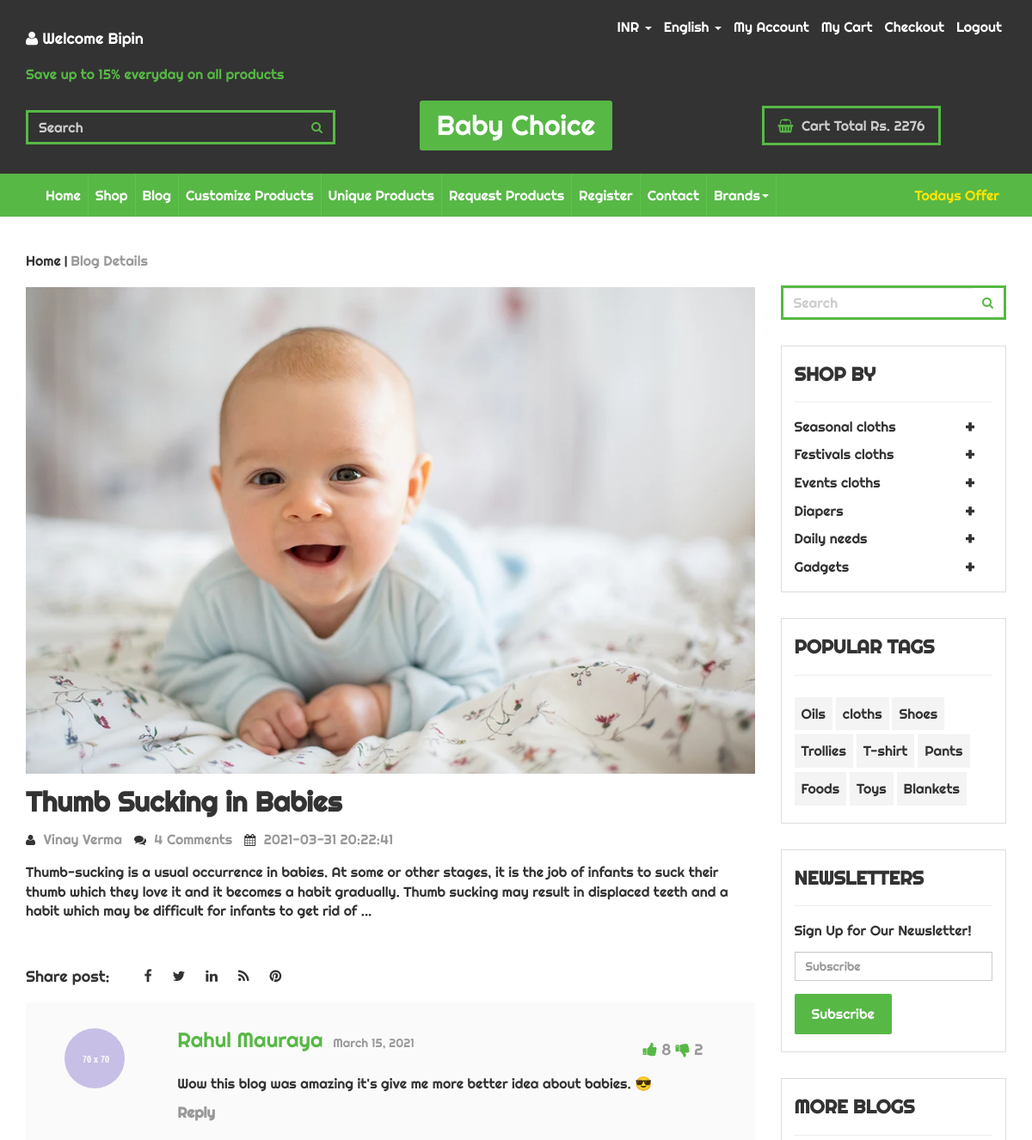
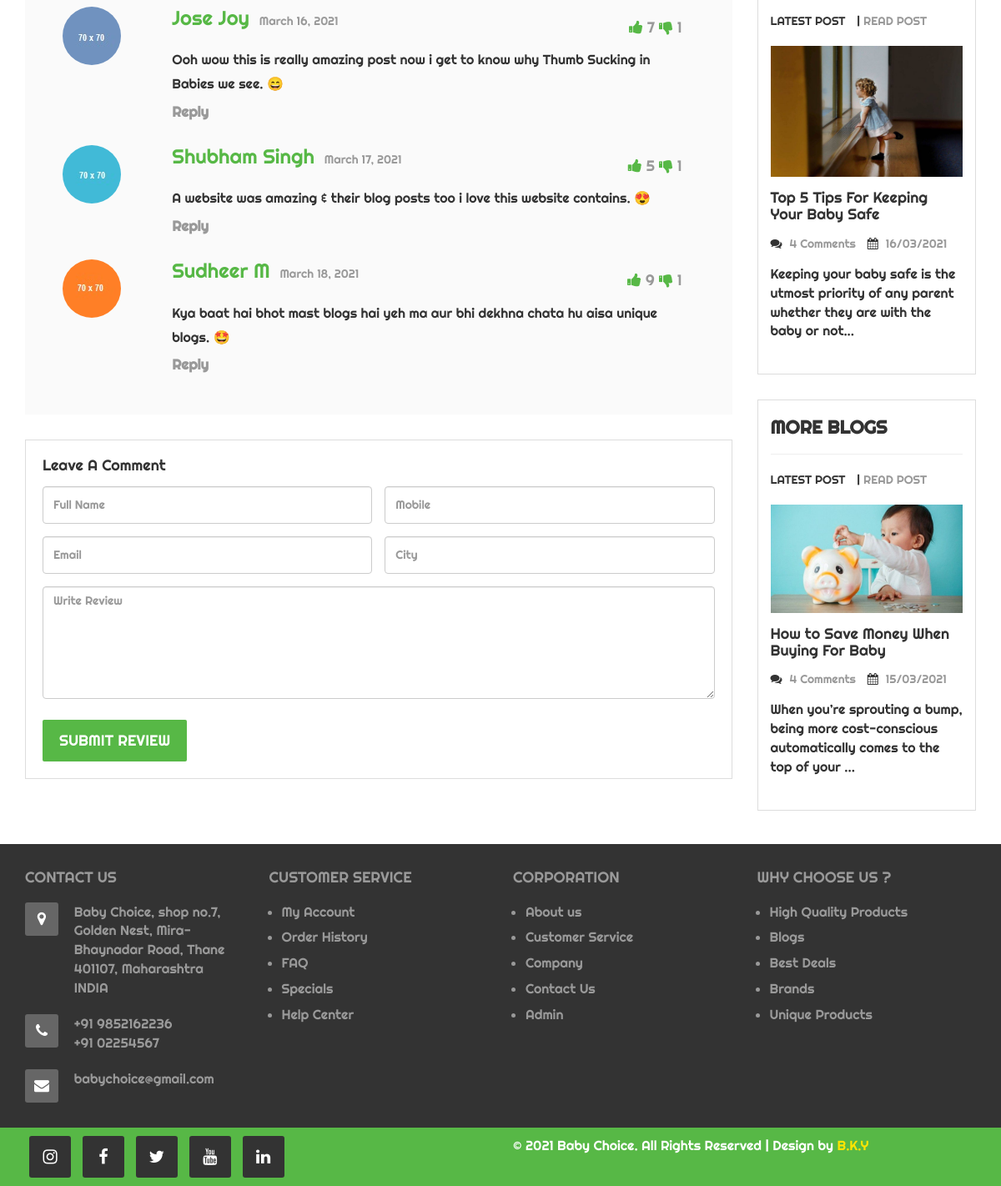
Page /blog_detail.php?blog=1 (signed in) on the committed database (2 pictures, top to bottom).
### tables this page shows
CREATE TABLE `blogs` (
  `blog_id` int(7) NOT NULL,
  `blog_title` varchar(255) NOT NULL,
  `blog_description` text NOT NULL,
  `blog_author` varchar(255) NOT NULL,
  `blog_image` varchar(255) NOT NULL,
  `blog_time` datetime NOT NULL DEFAULT current_timestamp(),
  `blog_date` datetime NOT NULL DEFAULT current_timestamp()
);

### blog_detail.php (the view, shortened to what this page needs)
<?php
include 'db_connection.php';
include 'header.php';
?>
<!DOCTYPE html>
<html lang="en">
<head>
  <link href="css/bootstrap.min.css" rel="stylesheet">
  <link href="css/global.css" rel="stylesheet">
  <link href="css/blog_detail.css" rel="stylesheet">
  <link rel="stylesheet" type="text/css" href="css/font-awesome.min.css" />
</head>
<body>
  <section id="center" class="clearfix center_product">
    <div class="container">
      <div class="row">
        <div class="center_p1 clearfix">
          <div class="col-sm-9">
            <div class="center_p1i clearfix">
              <ul class="mgt">
                <li><a href="index.php">Home</a></li> |
                <li class="col_2">Blog Details</li>
              </ul>
              <?php
							$blogid = $_GET['blog'];
							$sql = "SELECT * FROM `blogs` WHERE `blog_id` = $blogid";
							$result = mysqli_query($conn, $sql);
							$row = mysqli_fetch_assoc($result);
							$blog_title = $row['blog_title'];
							$blog_description = $row['blog_description'];
							$blog_author = $row['blog_author'];
							$blog_image = $row['blog_image'];
							$blog_date = $row['blog_date'];
							echo '      </div><br>
            <div class="blog_1 mgt clearfix">
              <a href="#"><img src="img/' . $blog_image . '" class="iw" alt="abc"></a>
              <h3><a href="#">' . $blog_title . '</a></h3>
              <ul>
                <li><i class="fa fa-user"></i> ' . $blog_author . '</li>
                <li><i class="fa fa-comments"></i> 4 Comments</li>
                <li><i class="fa fa-calendar"></i> ' . $blog_date . '</li>
              </ul>
              <p>' . $blog_description . '</p>
              <br>
              <br>';
							?>
            </div>
            <div class="detail_1 clearfix">
              <h5>Share post:</h5>
              <ul>
                <li><a href="#"><i class="fa fa-facebook"></i></a></li>
                <li><a href="#"><i class="fa fa-twitter"></i></a></li>
                <li><a href="#"><i class="fa fa-linkedin"></i></a></li>
                <li><a href="#"><i class="fa fa-rss"></i></a></li>
                <li><a href="#"><i class="fa fa-pinterest"></i></a></li>
              </ul>
            </div>
            <div class="article_page_left_inner_5 clearfix">
              <div class="article_page_left_inner_5_inner clearfix">
                <div class="col-sm-2">
                  <div class="article_page_left_inner_5_inner_left">
                    <img class="img-circle" src="img/48.jpg">
                  </div>
                </div>
                <div class="col-sm-10">
                  <div class="article_page_left_inner_5_inner_right">
                    <div class="clearfix">
                      <div class="col-sm-6 space_left">
                        <h6 class="mgt">Rahul Mauraya <span>March 15, 2021</span></h6>
                      </div>
                      <div class="col-sm-6 text-right">
                        <h5>
                          <i class="fa fa-thumbs-up"></i>
                          <span>8</span>
                          <i class="fa fa-thumbs-down"></i>
                          <span>2</span>
                        </h5>
                      </div>
                    </div>
                    <p>
                      Wow this blog was amazing it's give me more better idea about babies. 😎 </p>
                    <h3><a href="#">Reply</a></h3>
                  </div>
                </div>
              </div>
              <div class="article_page_left_inner_5_inner clearfix">
                <div class="col-sm-2">
                  <div class="article_page_left_inner_5_inner_left">
                    <img class="img-circle" src="img/49.jpg">
                  </div>
                </div>
                <div class="col-sm-10">
                  <div class="article_page_left_inner_5_inner_right">
                    <div class="clearfix">
                      <div class="col-sm-6 space_left">
                        <h6 class="mgt">Jose Joy <span>March 16, 2021</span></h6>
                      </div>
                      <div class="col-sm-6 text-right">
                        <h5>
                          <i class="fa fa-thumbs-up"></i>
                          <span>7</span>
                          <i class="fa fa-thumbs-down"></i>
                          <span>1</span>
                        </h5>
                      </div>
                    </div>
                    <p>
                      Ooh wow this is really amazing post now i get to know why Thumb Sucking in Babies we see. 😄 </p>
                    <h3><a href="#">Reply</a></h3>
                  </div>
                </div>
              </div>
              <div class="article_page_left_inner_5_inner clearfix">
                <div class="col-sm-2">
                  <div class="article_page_left_inner_5_inner_left">
                    <img class="img-circle" src="img/50.jpg">
                  </div>
                </div>
                <div class="col-sm-10">
                  <div class="article_page_left_inner_5_inner_right">
                    <div class="clearfix">
                      <div class="col-sm-6 space_left">
                        <h6 class="mgt">Shubham Singh <span>March 17, 2021</span></h6>
                      </div>
                      <div class="col-sm-6 text-right">
                        <h5>
                          <i class="fa fa-thumbs-up"></i>
                          <span>5</span>
                          <i class="fa fa-thumbs-down"></i>
                          <span>1</span>
                        </h5>
                      </div>
                    </div>
                    <p>
                      A website was amazing & their blog posts too i love this website contains. 😍 </p>
                    <h3><a href="#">Reply</a></h3>
                  </div>
                </div>
              </div>
              <div class="article_page_left_inner_5_inner clearfix">
                <div class="col-sm-2">
                  <div class="article_page_left_inner_5_inner_left">
                    <img class="img-circle" src="img/51.jpg">
                  </div>
                </div>
                <div class="col-sm-10">
                  <div class="article_page_left_inner_5_inner_right">
                    <div class="clearfix">
                      <div class="col-sm-6 space_left">
                        <h6 class="mgt">Sudheer M <span> March 18, 2021</span></h6>
                      </div>
                      <div class="col-sm-6 text-right">
                        <h5>
                          <i class="fa fa-thumbs-up"></i>
                          <span>9</span>
                          <i class="fa fa-thumbs-down"></i>
                          <span>1</span>
                        </h5>
                      </div>
                    </div>
                    <p>
                      Kya baat hai bhot mast blogs hai yeh ma aur bhi dekhna chata hu aisa unique blogs. 🤩 </p>
                    <h3><a href="#">Reply</a></h3>
                  </div>
                </div>
              </div>
            </div>
            <div class="detail_hli3 clearfix">
              <h5 class="mgt">Leave A Comment</h5>
              <div class="detail_hli3i clearfix">
                <div class="col-sm-6 space_left">
                  <input class="form-control" placeholder="Full Name" type="text">
                </div>
                <div class="col-sm-6 space_left">
                  <input class="form-control" placeholder="Mobile" type="text">
                </div>
              </div>
              <div class="detail_hli3i clearfix">
                <div class="col-sm-6 space_left">
                  <input class="form-control" placeholder="Email" type="text">
                </div>
                <div class="col-sm-6 space_left">
                  <input class="form-control" placeholder="City" type="text">
                </div>
              </div>
              <div class="detail_hli3i clearfix">
                <div class="col-sm-12 space_left">
                  <textarea class="form-control form_1" placeholder="Write Review"></textarea>
                </div>
              </div>
              <h5><a class="button" href="#">SUBMIT REVIEW</a></h5>
            </div>
          </div>
          <div class="col-sm-3">
            <div class="top_2l center_3l1o clearfix">
              <div class="input-group">
                <input type="text" class="form-control" placeholder="Search">
                <span class="input-group-btn">
                  <button class="btn btn-primary" type="button">
                    <i class="fa fa-search"></i></button>
                </span>
              </div>
            </div>
            <div class="center_3l1 clearfix">
              <h4 class="mgt">SHOP BY</h4>
              <hr>
              <div class="ziehharmonika">
                <h3 data-prefix="★" class=""><a href="#">Seasonal cloths</a>
                  <div class="collapseIcon">+</div>
                </h3>
                <h3 data-prefix="★"><a href="#">Festivals cloths</a>
                  <div class="collapseIcon">+</div>
                </h3>
                <h3 data-prefix="★" class=""><a href="#">Events cloths</a>
                  <div class="collapseIcon">+</div>
                </h3>
                <h3 data-prefix="★"><a href="#">Diapers</a>
                  <div class="collapseIcon">+</div>
                </h3>
                <h3 data-prefix="★" class=""><a href="#">Daily needs</a>
                  <div class="collapseIcon">+</div>
                </h3>
                <h3 data-prefix="★"><a href="#">Gadgets</a>
                  <div class="collapseIcon">+</div>
                </h3>
              </div>
            </div>
            <div class="center_3l1 clearfix">
              <h4 class="mgt">POPULAR TAGS</h4>
              <hr>
              <div class="center_3l1io clearfix">
                <ul class="mgt">
                  <li><a href="#">Oils</a></li>
                  <li><a href="#">cloths</a></li>
                  <li><a href="#">Shoes</a></li>
                  <li><a href="#">Trollies</a></li>
                  <li><a href="#">T-shirt</a></li>
                  <li><a href="#">Pants</a></li>
                  <li><a href="#">Foods</a></li>
                  <li><a href="#">Toys</a></li>
                  <li><a href="#">Blankets</a></li>
                </ul>
              </div>
            </div>
            <div class="center_3l1 clearfix">
              <h4 class="mgt">NEWSLETTERS</h4>
              <hr>
              <h6>Sign Up for Our Newsletter!</h6>
              <input class="form-control" placeholder="Subscribe" type="text">
              <h6><a class="button mgt" href="#">Subscribe</a></h6>
            </div>
            <div class="blog_right clearfix">
              <h4 class="mgt">MORE BLOGS</h4>
              <hr>
              <div class="center_p1i clearfix">
                <ul class="mgt">
                  <li><a href="blog_detail.php">LATEST POST</a></li> |
                  <li><a class="col_2" href="blog_detail.php">READ POST</a></li>
                </ul>
              </div><br>
              <img src="img/35.jpg" class="iw" alt="abc">
              <h5><a href="blog_detail.php">Top 5 Tips For Keeping Your Baby Safe</a></h5>
              <ul>
                <li><i class="fa fa-comments"></i> 4 Comments</li>
                <li><i class="fa fa-calendar"></i> 16/03/2021</li>
              </ul>
              <p>Keeping your baby safe is the utmost priority of any parent whether they are with the baby or not...
              </p><br>
            </div>
            <div class="blog_right clearfix">
              <h4 class="mgt">MORE BLOGS</h4>
              <hr>
              <div class="center_p1i clearfix">
                <ul class="mgt">
                  <li><a href="blog_detail.php">LATEST POST</a></li> |
                  <li><a class="col_2" href="blog_detail.php">READ POST</a></li>
                </ul>
              </div><br>
              <img src="img/36.jpg" class="iw" alt="abc">
              <h5><a href="blog_detail.php">How to Save Money When Buying For Baby</a></h5>
              <ul>
                <li><i class="fa fa-comments"></i> 4 Comments</li>
                <li><i class="fa fa-calendar"></i> 15/03/2021</li>
              </ul>
              <p>When you’re sprouting a bump, being more cost-conscious automatically comes to the top of your ...</p>
              <br>
            </div>
          </div>
        </div>
      </div>
    </div>
  </section>
</body>
</html>
<?php
include 'footer.php';
?>

### css/global.css (style rules this page uses)
body { font-family: 'Righteous', cursive; }
h1,h2,h3,h4,h5,h6 { padding:0; margin:0; }
ul { padding:0; margin:0; list-style:none; margin-top:15px; }
p { padding:0; margin:0; font-size:16px; margin-top:15px; }
h3 { font-size:32px; margin-top:15px; font-weight:bold; }
h4 { font-size:22px; margin-top:15px; font-weight:bold; }
h5 { font-size:18px; margin-top:15px; }
h6 { font-size:16px; margin-top:15px; }
.space_left { padding-left:0; }
.iw { width:100%; }
.button { background:#57b846; display:inline-block; color:#fff; padding:15px 20px!important; margin-top:10px; border-radius:2px; }
.mgt { margin-top:0!important; }
.col_2 { color:#999; }
.top_2l .form-control { border:none; background:none; font-size:16px; }
.top_2l ::placeholder { color: #ccc; opacity: 1; }
.top_2l .input-group { border:3px solid #57b846; }
.top_2l .btn { border:none; background:none; color: #57b846; font-weight:bold; }

### css/blog_detail.css (style rules this page uses)
.center_product { padding-top:40px; padding-bottom:40px; }
.center_p1i ul li { display:inline-block; }
.center_3l1 { border:1px solid #ddd; padding:20px 15px; margin-top:30px; }
.center_3l1o { margin-top:40px; }
.center_3l1 .form-control { margin-top:15px; border-radius:0; }
.center_3l1io ul li { display:inline-block; margin-top:5px; font-size:16px; }
.center_3l1io ul li a { padding:8px; display:block; background:#f4f4f4; }
.ziehharmonika h3 { cursor: pointer; padding-right: 40px; transition: 0.25s all; position: relative; font-size:16px; font-weight:100; }
.ziehharmonika .collapseIcon { position: absolute; right: 20px; top: 45%; font-size: 24px; font-weight: 300; -ms-transform: translate(0, -50%); transform: translate(0, -50%); }
.blog_1 ul li { display:inline-block; margin-right:10px; color:#999; }
.blog_1 ul li i { margin-right:5px; font-size:14px; color:#333; }
.blog_1 { margin-top:30px; }
.blog_right { border:1px solid #ddd; padding:20px 15px; margin-top:30px; }
.blog_right ul li { display:inline-block; margin-right:10px; color:#999; font-size:14px; }
.blog_right ul li i { margin-right:5px; font-size:14px; color:#333; }
.detail_1 h5 { display:inline-block; float:left; margin-right:40px; }
.detail_1 ul li { display:inline-block; margin-right:20px; }
.article_page_left_inner_5 { background:#fafafa; padding:30px 30px 20px 30px; margin-top:20px; }
.article_page_left_inner_5_inner_right h6 { color:#57b846; font-size:24px; }
.article_page_left_inner_5_inner_right h6 span { color: #999; margin-left: 5px; font-size: 14px; font-weight:100; }
.article_page_left_inner_5_inner_right h5 { color: #999; }
.article_page_left_inner_5_inner_right h5 i { cursor:pointer; color:#57b846; }
.article_page_left_inner_5_inner_right p { margin-top:15px; line-height:1.8em; }
.article_page_left_inner_5_inner_right h3 { margin-top:10px; }
.article_page_left_inner_5_inner_right h3 a { color: #999; font-size:17px; }
.article_page_left_inner_5_inner { margin-bottom:30px; }
.detail_hli3 { padding:20px 5px 20px 20px; border:1px solid #ddd; margin-top:30px; }
.detail_hli3i { margin-top:15px; }
.detail_hli3i .form-control { height:45px; }
.detail_hli3i .form_1 { height:135px; }

### rows in the picture
blogs: blog_image (picture), blog_title "Thumb Sucking in Babies", blog_author "Vinay Verma", blog_date "2021-03-31 20:22:41", blog_description "Thumb-sucking is a usual occurrence in babies. At some or other stages, it is the job of infants to suck their thumb which they love it and it becomes a habit gradually. Thumb sucking may result in displaced teeth and a habit which may be difficult for infants to get rid of ..."

### other values in the picture
$_SESSION['fname'] "Bipin"
$_SESSION['cartBill'] "2276"
